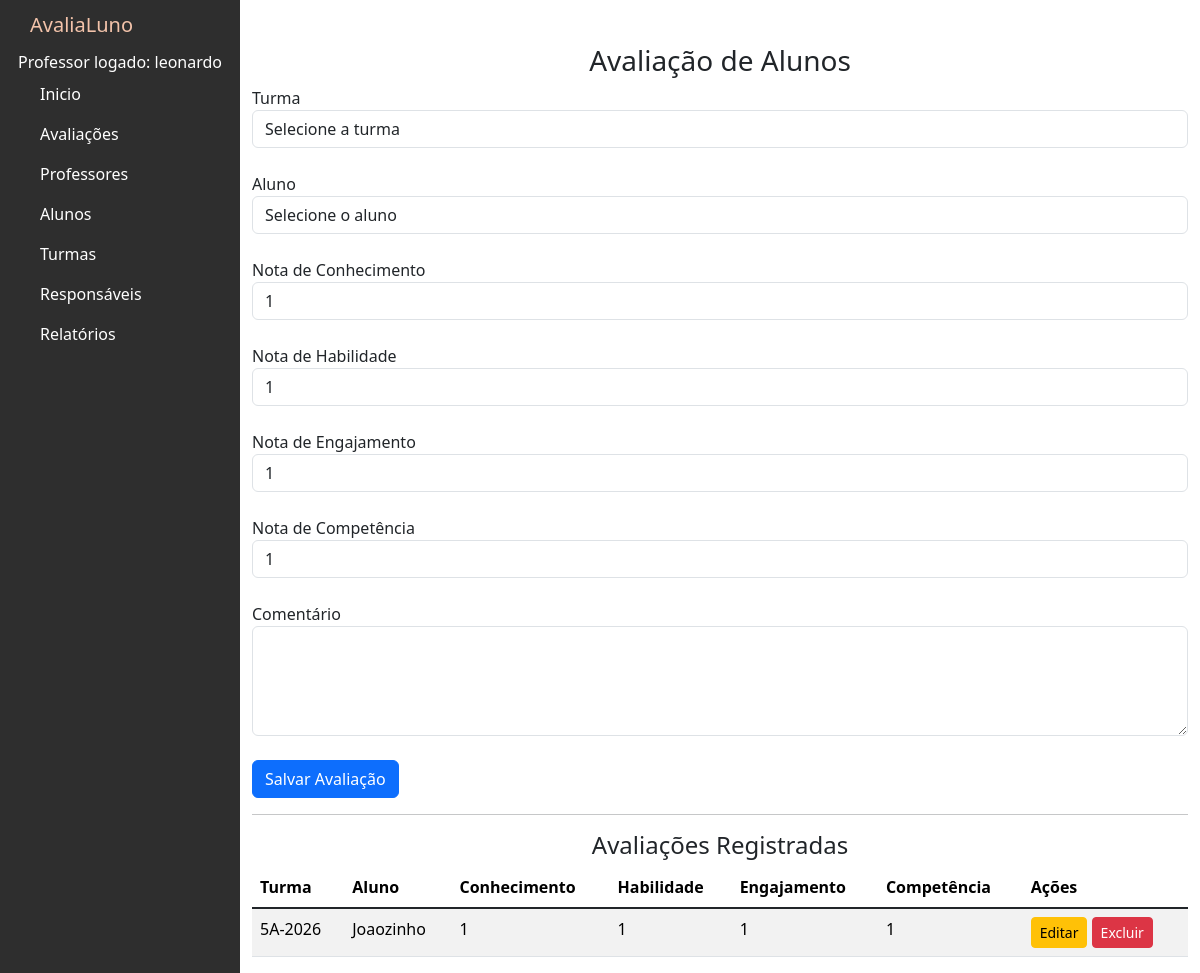
Screenshot of /avaliacoes (signed in) with the database file from the repository.
### avaliacoes/models.py (models this page shows, shortened)
class Avaliacao(models.Model):
    turma = models.ForeignKey(Turma, on_delete=models.CASCADE)
    aluno = models.ForeignKey(Aluno, on_delete=models.CASCADE)
    nota_conhecimento = models.IntegerField()
    nota_habilidade = models.IntegerField()
    nota_engajamento = models.IntegerField()
    nota_competencia = models.IntegerField()
    comentario = models.TextField(blank=True, null=True)
    data_avaliacao = models.DateTimeField(auto_now_add=True)

class Turma(models.Model):
    nome = models.CharField(max_length=100)
    class Meta:
        verbose_name = "Turma"
        verbose_name_plural = "Turmas" # Define o nome plural personalizado

class Aluno(models.Model):
    nome = models.CharField(max_length=100)
    turma = models.ForeignKey(Turma, on_delete=models.PROTECT)
    responsavel = models.ForeignKey(Responsavel, on_delete=models.PROTECT)
    class Meta:
        verbose_name = "Aluno"
        verbose_name_plural = "Alunos"

### avaliacoes/views.py (the view, shortened to what this page needs)
# urls.py: path('avaliacoes',views.avaliacoes,name='avaliacoes'),
def avaliacoes(request):
    lista_turmas = Turma.objects.all()
    lista_alunos = Aluno.objects.select_related('turma').all()
    lista_avaliacoes = Avaliacao.objects.select_related('aluno', 'turma').all()
    return render(request, 'avaliacoes.html', {
        'lista_turmas': lista_turmas,
        'lista_alunos': lista_alunos,
        'lista_avaliacoes': lista_avaliacoes
    })

### avaliacoes/templates/avaliacoes.html (shortened to what this page needs)
{% extends 'base.html' %}
{% block content %}
<h3 class="text-center">Avaliação de Alunos</h3>
<form method="POST">
  <div class="form-group">
    <label>Turma</label>
    <select name="turma" id="turma" class="form-control" required>
      <option value="">Selecione a turma</option>
    </select>
  </div>
  <br>
  <div class="form-group">
    <label>Aluno</label>
    <select name="aluno" id="aluno" class="form-control" required>
      <option value="">Selecione o aluno</option>
    </select>
  </div>
  <br>
  <div class="form-group">
    <label>Nota de Conhecimento</label>
    <select name="nota_conhecimento" id="nota_conhecimento" class="form-control" required>
      {% for i in "12345678910"|make_list %}
        <option value="{{ forloop.counter }}">{{ forloop.counter }}</option>
      {% endfor %}
    </select>
  </div>
  <br>
  <div class="form-group">
    <label>Nota de Habilidade</label>
    <select name="nota_habilidade" id="nota_habilidade" class="form-control" required>
      {% for i in "12345678910"|make_list %}
        <option value="{{ forloop.counter }}">{{ forloop.counter }}</option>
      {% endfor %}
    </select>
  </div>
  <br>
  <div class="form-group">
    <label>Nota de Engajamento</label>
    <select name="nota_engajamento" id="nota_engajamento" class="form-control" required>
      {% for i in "12345678910"|make_list %}
        <option value="{{ forloop.counter }}">{{ forloop.counter }}</option>
      {% endfor %}
    </select>
  </div>
  <br>
  <div class="form-group">
    <label>Nota de Competência</label>
    <select name="nota_competencia" id="nota_competencia" class="form-control" required>
      {% for i in "12345678910"|make_list %}
        <option value="{{ forloop.counter }}">{{ forloop.counter }}</option>
      {% endfor %}
    </select>
  </div>
  <br>
  <div class="form-group">
    <label>Comentário</label>
    <textarea name="comentario" id="comentario" rows="4" class="form-control"></textarea>
  </div>
  <br>
  <button type="submit" name="salvar_avaliacao" id="btnSalvar" class="btn btn-primary">
    Salvar Avaliação
  </button>
</form>
<hr>
<h4 class="text-center">Avaliações Registradas</h4>
<table class="table table-striped">
  <thead>
    <tr>
      <th>Turma</th>
      <th>Aluno</th>
      <th>Conhecimento</th>
      <th>Habilidade</th>
      <th>Engajamento</th>
      <th>Competência</th>
      <th>Ações</th>
    </tr>
  </thead>
  <tbody>
    {% for a in lista_avaliacoes %}
      <tr>
        <td>{{ a.turma.nome }}</td>
        <td>{{ a.aluno.nome }}</td>
        <td>{{ a.nota_conhecimento }}</td>
        <td>{{ a.nota_habilidade }}</td>
        <td>{{ a.nota_engajamento }}</td>
        <td>{{ a.nota_competencia }}</td>
        <td>
          <button class="btn btn-sm btn-warning"
            onclick="editarAvaliacao(
              '{{ a.id }}',
              '{{ a.turma.id }}',
              '{{ a.aluno.id }}',
              '{{ a.nota_conhecimento }}',
              '{{ a.nota_habilidade }}',
              '{{ a.nota_engajamento }}',
              '{{ a.nota_competencia }}',
              `{{ a.comentario|default:'' }}`
            )">
            Editar
          </button>
          <button class="btn btn-sm btn-danger"
            onclick="abrirModalExcluir('{{ a.id }}')">
            Excluir
          </button>
        </td>
      </tr>
    {% empty %}
      <tr>
        <td colspan="7" class="text-center">Nenhuma avaliação cadastrada</td>
      </tr>
    {% endfor %}
  </tbody>
</table>
{% endblock %}

### avaliacoes/templates/base.html (shortened to what this page needs)
{% load static %}
<!DOCTYPE html>
<html lang="pt-br">
<head>
    <link href="https://cdn.jsdelivr.net/npm/bootstrap@5.1.3/dist/css/bootstrap.min.css" rel="stylesheet">
    <link link rel="stylesheet" type="text/css" href="{% static 'base.css' %}"/>
</head>
<body>
    <div class="sidebar-container">
        <div class="sidebar-logo">AvaliaLuno</div>
        <div><center>Professor logado: {{ user.username }}</center></div>
        <ul class="sidebar-navigation">
          <li>
            <a href="{% url 'menu' %}">
               Inicio
            </a>
          </li>
          <li>
            <a href="{% url 'avaliacoes' %}">
               Avaliações
            </a>
          </li>
          <li>
            <a href="{% url 'professores' %}">
               Professores
            </a>
          </li>
          <li>
            <a href="{% url 'alunos' %}">
               Alunos
            </a>
          </li>
          <li>
            <a href="{% url 'turmas' %}">
               Turmas
            </a>
          </li>
          <li>
            <a href="{% url 'responsaveis' %}">
               Responsáveis
            </a>
          </li>
          <li>
            <a href="{% url 'relatorios' %}">
               Relatórios
            </a>
          </li>
      </div>
      dashboard
      <div class="content-container">
        <div class="container-fluid">
          {% block content %}
          {% endblock %}
        </div>
      </div>
<link href="https://cdn.jsdelivr.net/npm/bootstrap@5.3.2/dist/css/bootstrap.min.css" rel="stylesheet">
</body>
</html>

### avaliacoes/static/base.css (style rules this page uses)
.sidebar-container { position: fixed; width: 240px; height: 100%; left: 0; overflow-x: hidden; overflow-y: auto; background: #2e2e2e; color: #fff; }
.content-container { padding-top: 20px; }
.sidebar-logo { padding: 10px 15px 10px 30px; font-size: 20px; background-color: #2e2e2e; color:#f3c3aa; }
.sidebar-navigation { padding: 0; margin: 0; list-style-type: none; position: relative; }
.sidebar-navigation li { background-color: transparent; position: relative; display: inline-block; width: 100%; line-height: 20px; }
.sidebar-navigation li a { padding: 10px 15px 10px 30px; display: block; color: #fff; }
.sidebar-navigation li a { text-decoration: none; }
.sidebar-navigation li a { text-decoration: none; outline: none; }
.sidebar-navigation li::before { position: absolute; content: ''; height: 100%; left: 0; top: 0; -webkit-transition: width 0.2s ease-in; transition: width 0.2s ease-in; width: 3px; z-index: -1; }
.content-container { padding-left: 240px; }

### rows the page displays
Avaliacao: turma.nome "5A-2026", aluno.nome "Joaozinho", nota_conhecimento "1", nota_habilidade "1", nota_engajamento "1", nota_competencia "1"

### other values shown
{{ user.username }} "leonardo"
form field nota_conhecimento "1"
form field nota_habilidade "1"
form field nota_engajamento "1"
form field nota_competencia "1"
